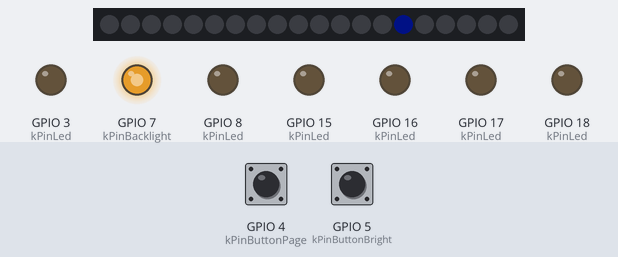
Recording of a program running on a simulated ESP32-S3. On the bench: 20 RGB LEDs in strip order, left to right, output pins drawn as LEDs (lit = HIGH). The test bench sets the inputs (shaded band); at power-on: GPIO 5 (kPinButtonBright) HIGH, GPIO 4 (kPinButtonPage) HIGH. Dim RGB values are drawn brighter than linear; what the program prints to the serial monitor is not drawn.

Above: at 1.27 s.
1.3 s: GPIO 5 (kPinButtonBright) pulled LOW for 0.15 s
At 1.38 s:
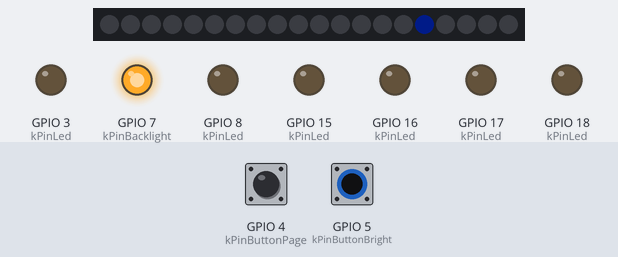
2.0 s: GPIO 5 (kPinButtonBright) pulled LOW for 1 s
At 2.11 s:
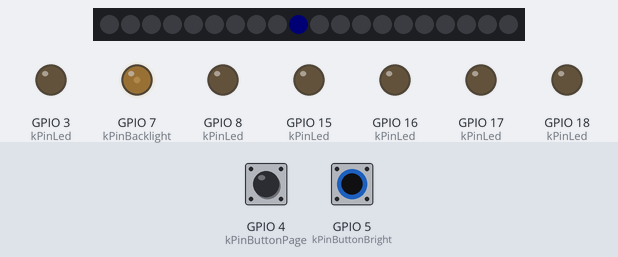
3.6 s: GPIO 5 (kPinButtonBright) pulled LOW for 0.15 s
At 3.66 s:
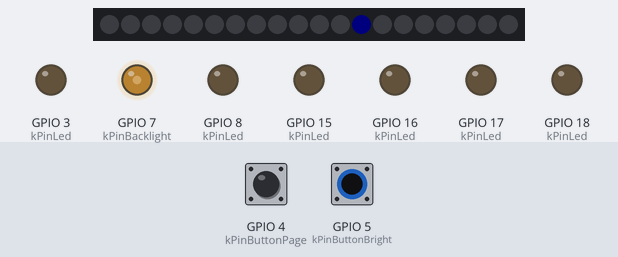
4.3 s: GPIO 5 (kPinButtonBright) pulled LOW for 3.2 s
At 4.39 s:
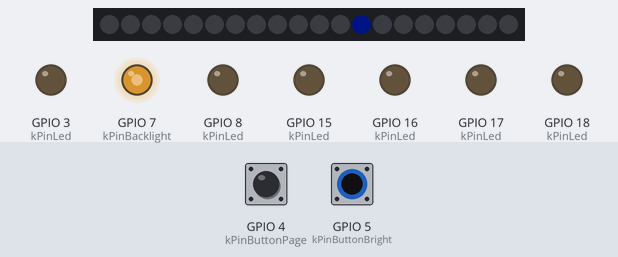
Timing chart, 0 to 7.3 s (numbered marks = the images above; inputs shaded):
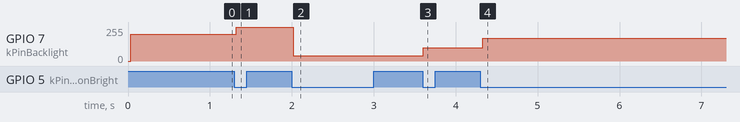

The program:

main.cpp
```cpp
// Board layer: USB serial -> FrameParser -> State -> AlertEngine/ScreenManager
// -> renderer + LEDs. The renderer is a serial text stub until the display
// driver is chosen; LEDs and buttons are real.
#include <Adafruit_NeoPixel.h>
#include <Arduino.h>

#include "rigdash/alerts.h"
#include "rigdash/dash.h"
#include "rigdash/format.h"
#include "rigdash/protocol.h"
#include "rigdash/screen_manager.h"

using namespace rigdash;

namespace {

constexpr int kPinButtonPage = 4;     // short press: next page, long press: previous
constexpr int kPinButtonBright = 5;   // cycles brightness
constexpr int kPinBacklight = 7;
// Two status LEDs, common cathode RGB (R, G, B per LED).
constexpr int kPinLed[2][3] = {{15, 16, 17}, {18, 8, 3}};
// LED frame: the three LED bars (hardware/ledbar) as one chain. GPIO6 is
// on the Waveshare 4.3" board's sensor connector — verify on the real board.
constexpr int kPinStrip = 6;
constexpr StripLayout kStripLayout{12, 4};
// USB 2.0 gives 500 mA. 20 LEDs at full white draw ~1.2 A, so cap the strip.
constexpr uint8_t kStripMaxBrightness = 60;
constexpr uint32_t kRenderIntervalMs = 33;  // ~30 fps
constexpr uint32_t kDebounceMs = 30;
constexpr uint32_t kLongPressMs = 600;

FrameParser parser;
State state;
ScreenManager screens;
AlertEngine alerts;
uint8_t brightness = 200;
Adafruit_NeoPixel strip(kStripLayout.count(), kPinStrip, NEO_GRB + NEO_KHZ800);
bool brightnessFromBridge = true;

const char* screenName(Screen s) {
  switch (s) {
    case Screen::NoSignal: return "WAITING FOR TELEMETRY";
    case Screen::RaceFlag: return "RACE FLAG";
    case Screen::LapInvalidated: return "LAP INVALIDATED";
    case Screen::Alert: return "ALERT";
    case Screen::PitLimiter: return "PIT LIMITER";
    case Screen::EngineOff: return "ENGINE OFF";
    case Screen::CurrentLap: return "CURRENT LAP";
    case Screen::Delta: return "DELTA";
    case Screen::Tyres: return "TYRES";
    case Screen::Car: return "CAR";
    case Screen::Race: return "RACE";
    case Screen::Weather: return "WEATHER";
    case Screen::TrackData: return "TRACK DATA";
    case Screen::Laps: return "LAPS";
  }
  return "?";
}

void handleFrame(const Frame& f, uint32_t now) {
  const uint8_t type = applyFrame(f, state);
  if (type == kMsgTelemetry) screens.onTelemetry(state.telemetry, now);
  if (type == kMsgConfig) {
    screens.setPageMask(state.config.page_mask);
    if (brightnessFromBridge) brightness = state.config.brightness;
  }
  if (type != 0) alerts.update(state, now);
}

void writeLed(int idx, Led c) {
  // R, G, B on/off per colour.
  static const uint8_t kRgb[][3] = {
      {0, 0, 0}, {0, 0, 1}, {0, 1, 0}, {1, 1, 0}, {1, 0, 0}, {1, 1, 1}, {1, 0, 1}};
  const uint8_t* rgb = kRgb[static_cast<uint8_t>(c)];
  for (int i = 0; i < 3; ++i) digitalWrite(kPinLed[idx][i], rgb[i] ? HIGH : LOW);
}

// TODO(prototype): replace with LovyanGFX/LVGL drawing per screen; the
// simulator (simulator/index.html) is the reference layout.
void render(Screen s, uint32_t now) {
  static Screen lastScreen = Screen::NoSignal;
  static uint32_t lastTenth = 0xFFFFFFFF;
  const uint32_t tenth = state.telemetry.current_lap_ms / 100;
  if (s == lastScreen && tenth == lastTenth) return;
  lastScreen = s;
  lastTenth = tenth;
  char lap[16], fuel[16];
  formatLapTime(state.telemetry.current_lap_ms, lap, sizeof lap);
  formatFuelLaps(state.telemetry.fuel_laps_x10, fuel, sizeof fuel);
  Serial0.printf("[%s] %s  LAP %02u  POS %u  %s  %s  %s", screenName(s), lap,
                 state.telemetry.lap_number, state.telemetry.position, fuel,
                 raceFlagText(screens.raceFlag()), state.track_name);
  if (s == Screen::Alert) Serial0.printf("  alert=%u", static_cast<unsigned>(alerts.current(now).kind));
  Serial0.println();
}

}  // namespace

void setup() {
  Serial.begin(115200);   // USB CDC: telemetry in
  Serial0.begin(115200);  // UART0: debug out
  pinMode(kPinButtonPage, INPUT_PULLUP);
  pinMode(kPinButtonBright, INPUT_PULLUP);
  for (auto& led : kPinLed) {
    for (int pin : led) pinMode(pin, OUTPUT);
  }
  ledcAttach(kPinBacklight, 5000, 8);
  strip.begin();
  strip.show();
}

namespace {
void writeStrip(Screen s, uint32_t now) {
  Rgb px[kStripLayout.count()];
  stripFor(s, state, alerts.current(now).kind, now, kStripLayout, px);
  // Follow the display brightness, capped for USB power.
  strip.setBrightness(static_cast<uint8_t>(brightness * kStripMaxBrightness / 255));
  for (uint16_t i = 0; i < kStripLayout.count(); ++i) strip.setPixelColor(i, px[i].r, px[i].g, px[i].b);
  strip.show();
}
}  // namespace

void loop() {
  const uint32_t now = millis();
  while (Serial.available() > 0) {
    parser.push(static_cast<uint8_t>(Serial.read()));
    while (parser.next()) handleFrame(parser.frame(), now);
  }

  // Page button: short press next, long press previous.
  static bool pagePressed = false;
  static uint32_t pageEdge = 0;
  const bool p = digitalRead(kPinButtonPage) == LOW;
  if (p != pagePressed && now - pageEdge > kDebounceMs) {
    if (!p) (now - pageEdge >= kLongPressMs) ? screens.prevPage() : screens.nextPage();
    pagePressed = p;
    pageEdge = now;
  }
  // Brightness button overrides the bridge value until reboot.
  static bool brightPressed = false;
  static uint32_t brightEdge = 0;
  const bool b = digitalRead(kPinButtonBright) == LOW;
  if (b != brightPressed && now - brightEdge > kDebounceMs) {
    if (b) {
      static const uint8_t kSteps[] = {40, 100, 170, 255};
      uint8_t next = kSteps[0];
      for (uint8_t step : kSteps) {
        if (step > brightness) {
          next = step;
          break;
        }
      }
      brightness = next;
      brightnessFromBridge = false;
    }
    brightPressed = b;
    brightEdge = now;
  }

  static uint32_t lastRender = 0;
  if (now - lastRender >= kRenderIntervalMs) {
    lastRender = now;
    alerts.update(state, now);  // expires popups even without new data
    const Screen s = screens.current(now, alerts.active(now));
    render(s, now);
    const Leds leds = ledsFor(s, state, now);
    writeLed(0, leds.left);
    writeLed(1, leds.right);
    writeStrip(s, now);
    ledcWrite(kPinBacklight, brightness);
  }
}
```

Measured:
- after the input at 1.3 s, GPIO 7 (kPinBacklight): 199/255 → 255/255 at once
- after the input at 2.0 s, GPIO 7 (kPinBacklight): 255/255 → 40/255 at once
- after the input at 3.6 s, GPIO 7 (kPinBacklight): 40/255 → 100/255 at once
- after the input at 4.3 s, GPIO 7 (kPinBacklight): 100/255 → 169/255 at once
